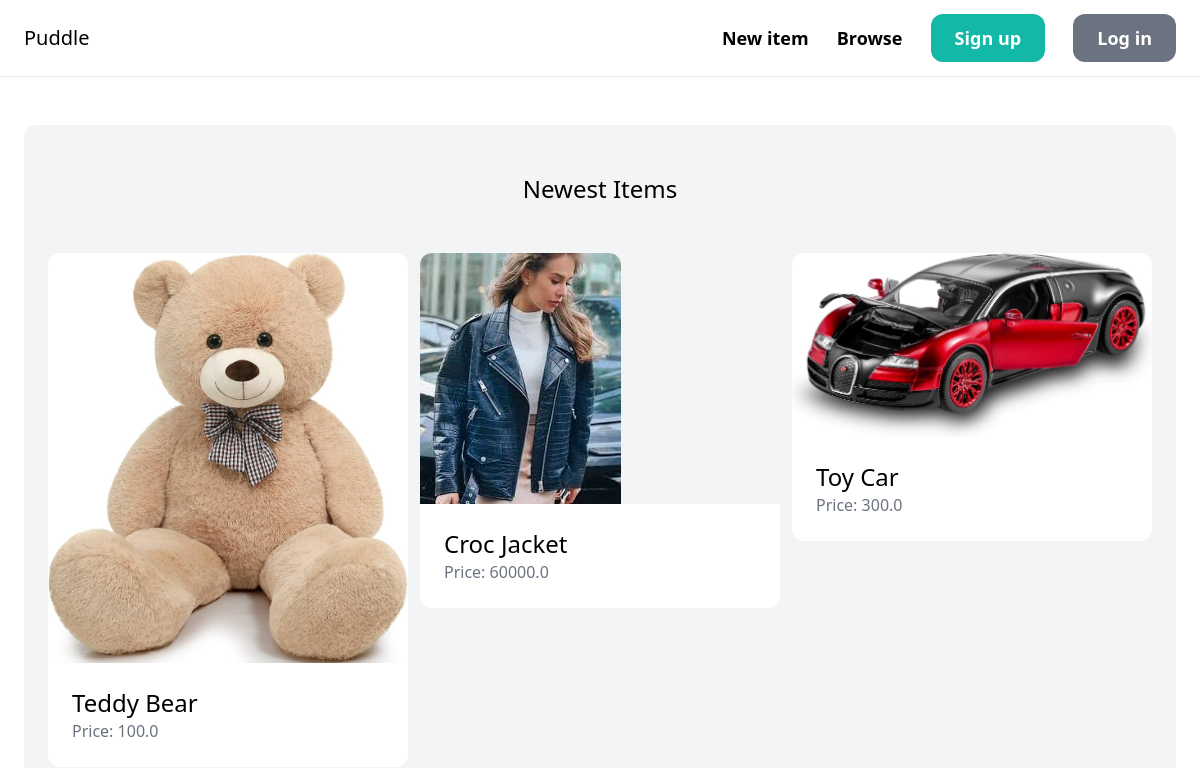
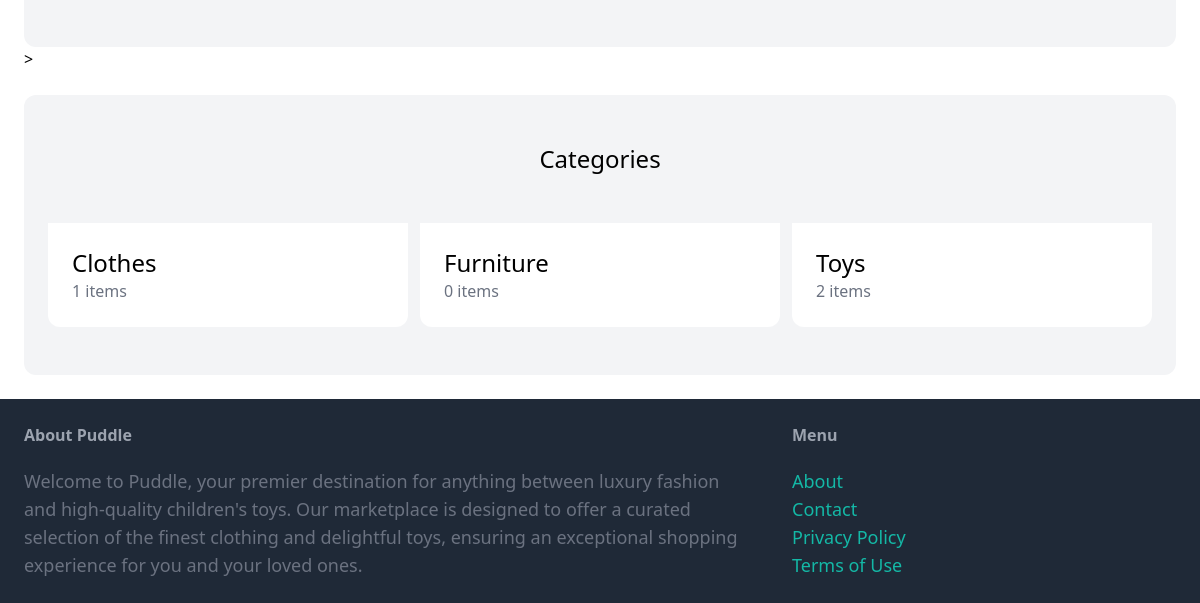
Before: / with the older database file (2 pictures, top to bottom).
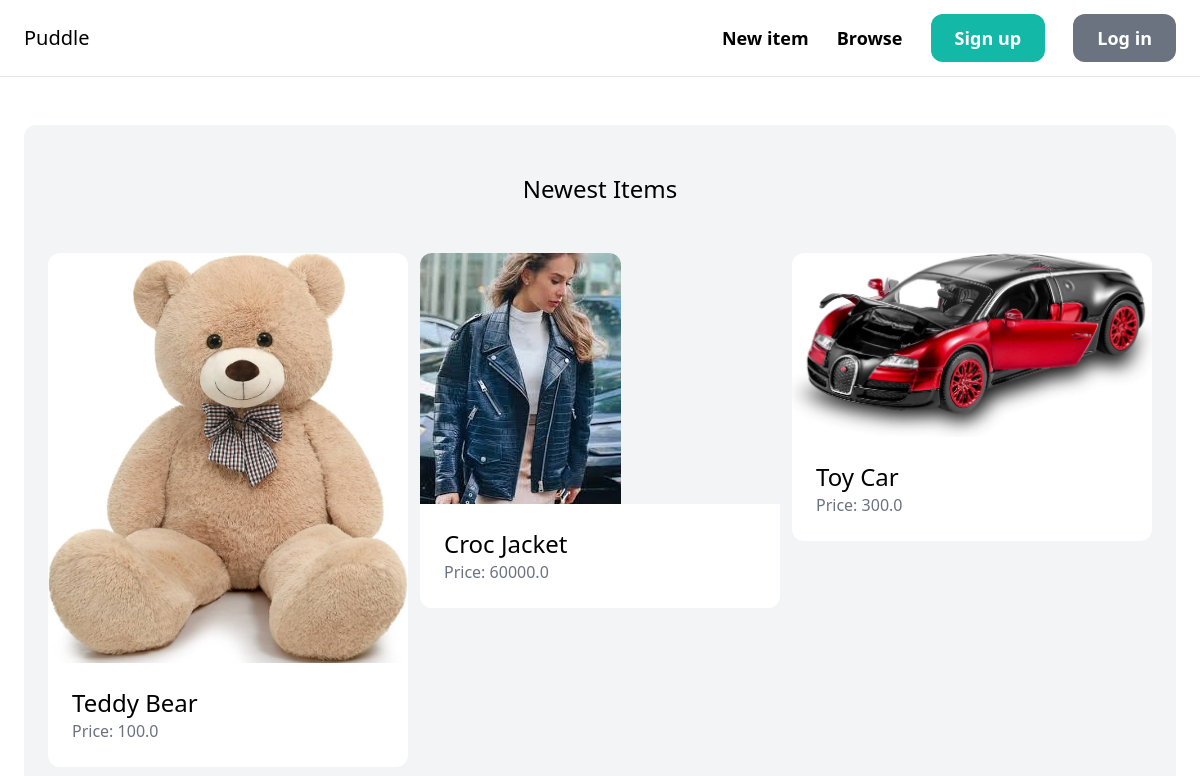
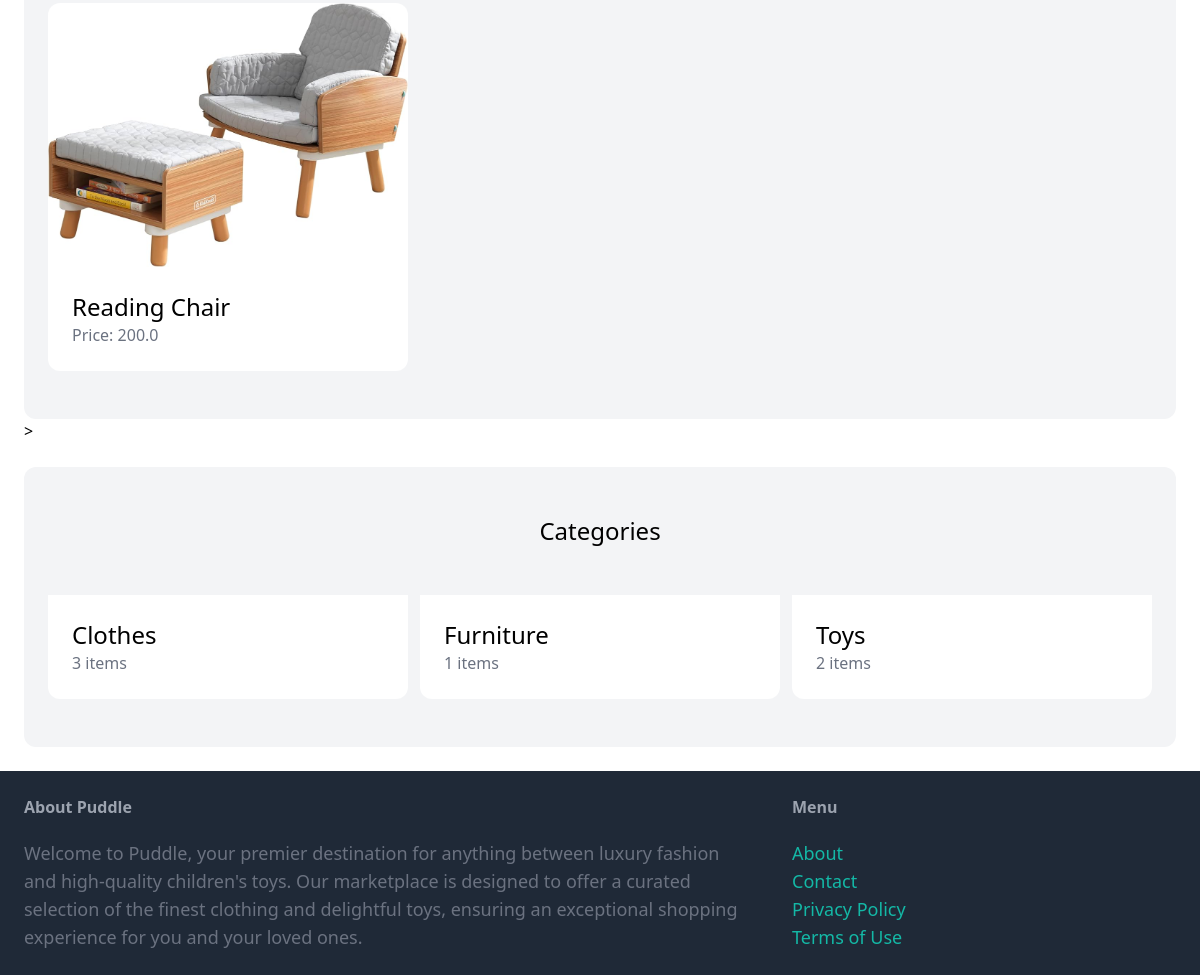
After: the same page with the newer database file (2 pictures, top to bottom).
### item/models.py (models this page shows, shortened)
class Item(models.Model):
    category = models.ForeignKey(Category, related_name='items', on_delete=models.CASCADE)
    name = models.CharField(max_length=255)
    description = models.TextField(blank=True, null=True)
    price = models.FloatField()
    image = models.ImageField(upload_to='item_images', blank=True, null=True)
    is_sold = models.BooleanField(default=True)
    created_by = models.ForeignKey(User, related_name='items', on_delete=models.CASCADE)
    created_at = models.DateTimeField(auto_now_add=True)

class Category(models.Model):
    name = models.CharField(max_length=255)
    class Meta:
        ordering = ('name',)
        verbose_name_plural = 'Categories'

### core/views.py (the view)
# urls.py: path('', views.index, name='index'),
def index(request):
    items = Item.objects.filter(is_sold=False)[0:6]
    categories = Category.objects.all()
    return render(request, 'core/index.html', {
        "categories" : categories,
        "items": items,
        })

### core/templates/core/index.html (shortened to what this page needs)
{% extends 'core/base.html' %}
{% block content %}
<div class="mt-6 px-6 py-12 bg-gray-100 rounded-xl">
    <h2 class="mb-12 text-2xl text-center">Newest Items</h2>
    <div class="grid grid-cols-3 gap-3">
        {% for item in items %}
        <div>
            <a href="{% url 'item:detail' item.id %}">
                <div>
                    <img src="{{ item.image.url }}" class="rounded-t-xl">
                </div>
                <div class="p-6 bg-white rounded-b-xl">
                    <h2 class="text-2xl">{{ item.name }}</h2>
                    <p class="text-gray-500">Price: {{ item.price }}</p>
                </div>
            </a>
        </div>
        {% endfor %}
    </div>
</div>>
<div class="mt-6 px-6 py-12 bg-gray-100 rounded-xl">
    <h2 class="mb-12 text-2xl text-center">Categories</h2>
    <div class="grid grid-cols-3 gap-3">
        {% for category in categories %}
            <div>
                <a href="#">
                    <div class="p-6 bg-white rounded-b-xl">
                        <h2 class="text-2xl">{{ category.name }}</h2>
                        <p class="text-gray-500">{{ category.items.count }} items</p>
                    </div>
                </a>
            </div>
        {% endfor %}
    </div>
</div>
{% endblock %}

Changed rows visible on the page:
added Item: image (picture), name "Reading Chair", price "200.0"
computed for Category "Clothes": items.count "1" → "3"
computed for Category "Furniture": items.count "0" → "1"
